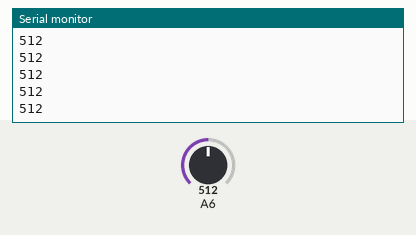
Simulated run of this sketch. Board: Arduino Nano, built with avr-gcc and run on an emulated ATmega328P. On the bench: the last lines printed to the serial monitor. The test bench sets the inputs (shaded band); at power-on: A6 = 512.

Above: at 1.2 s.
1.3 s: A6 set to 716
At 2.2 s:
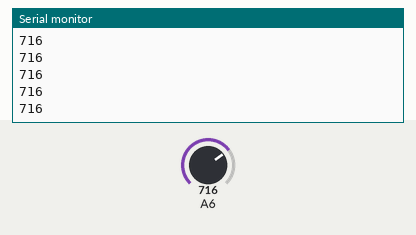
2.8 s: A6 set to 900
At 3.4 s:
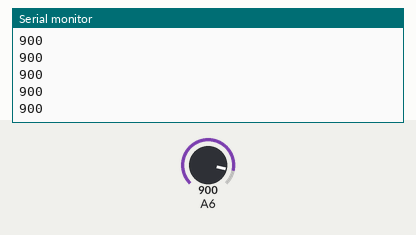
Timing chart, 0 to 5.8 s (numbered marks = the images above; inputs shaded):
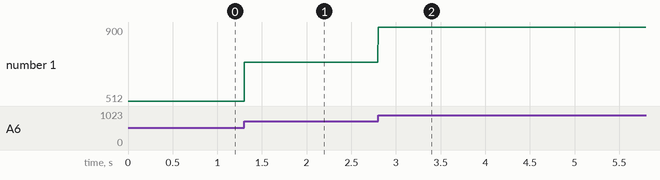

Measured:
- after the input at 1.3 s, the serial monitor: prints a new line at once (image 1)
- after the input at 2.8 s, the serial monitor: prints a new line at once (image 2)
- plotted number 1: 512 → 716 after the input at 1.3 s, 716 → 900 after the input at 2.8 s

The sketch:

canTester2.ino
```cpp
#include <SPI.h>
#include <mcp2515.h>
#define LED 2
#define FAN 3
uint8_t temp1 = 40;
uint8_t temp2 = 45;
uint8_t temp3 = 50;
uint8_t temp4 = 55;

struct can_frame canMsg1;
struct can_frame canMsg2;
struct can_frame canMsg3;
struct can_frame canMsg4;
struct can_frame canMsg5;
struct can_frame canMsg6;
struct can_frame canMsg7;
struct can_frame canMsg8;

struct can_frame canMsg;

MCP2515 mcp2515(10);


void setup(){
  Serial.begin(115200);
  pinMode(A6,INPUT);
  canMsg1.can_id  = 0x080;
  canMsg1.can_dlc = 0;
  canMsg2.can_id  = 0x391;
  canMsg2.can_dlc = 8;
  canMsg3.can_id  = 0x330;
  canMsg3.can_dlc = 8;
  canMsg4.can_id  = 0x454;
  canMsg4.can_dlc = 5;
  canMsg5.can_id  = 0x411;
  canMsg5.can_dlc = 8;
  canMsg6.can_id  = 0x271;
  canMsg6.can_dlc = 7;
  canMsg7.can_id  = 0x017;
  canMsg7.can_dlc = 8;
  canMsg8.can_id  = 0x018;
  canMsg8.can_dlc = 8;

  //while (!Serial);
  //Serial.begin(115200);

  mcp2515.reset();
  mcp2515.setBitrate(CAN_500KBPS,MCP_16MHZ);
  mcp2515.setNormalMode();

  //Serial.println("Example: Write to CAN");
}
volatile uint8_t inbuf[10];
void loop() {

  updateBuffer();

  mcp2515.sendMessage(&canMsg1);
  //delay(3);
  mcp2515.sendMessage(&canMsg2);
//  delay(3);
  mcp2515.sendMessage(&canMsg3);
//  delay(3);
  mcp2515.sendMessage(&canMsg4);
//  delay(3);
  mcp2515.sendMessage(&canMsg5);
//  delay(3);
  mcp2515.sendMessage(&canMsg6);
//  delay(3);
  mcp2515.sendMessage(&canMsg7);
//  delay(3);
  mcp2515.sendMessage(&canMsg8);
//  delay(3);


}

void updateBuffer(){
  canMsg8.data[0] = int(analogRead(A6)/100);
  canMsg8.data[1] = decimal(double(analogRead(A6))/100.0);
  canMsg8.data[2] = 12;
  canMsg8.data[3] = 1;
  canMsg8.data[4] = 1;
  canMsg8.data[5] = 5;
  Serial.println(analogRead(A6));
  uint16_t list2[8] = {0x0, 0x0, 0x0, 0x0, 0xE, 0x0, 0xF, 0x0};
  uint16_t list3[8] = {0x0, 0x0, 0x0, 0x0, 0x0, 0x0, 0x5F, 0x5};
  uint16_t list4[5] = {0x1, 0x0, 0x0, 0x0, 0x0};
  uint16_t list5[8] = {0xD4, 0x7D, 0xDA, 0x0, 0xA, 0x2, 0x19, 0x0};
  uint16_t list6[7] = {0x71, 0x5, 0x18, 0x0, 0x0, 0x0, 0x0};
  for(int i = 0; i < 8; i++){
    canMsg2.data[i] = list2[i];
    canMsg3.data[i] = list3[i];
    canMsg5.data[i] = list5[i];
  }
  for(int i = 0 ; i < 5;i++){
    canMsg4.data[i] = list4[i];
  }
  for(int i = 0 ; i < 7;i++){
    canMsg6.data[i] = list6[i];
  }


}

int decimal(double input){
  int a = int(input)*100;
  int b = int(100*input);
  return b-a;
}
```
